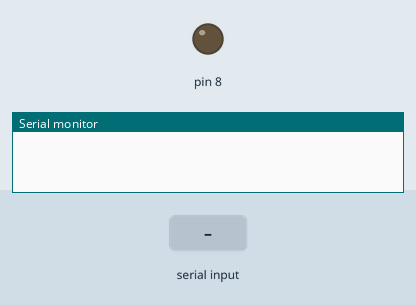
A sketch run on a simulated Arduino Uno, built with avr-gcc and run on an emulated ATmega328P. Shown: output pins drawn as LEDs (lit = HIGH), the last lines printed to the serial monitor. The test bench sets the inputs (shaded band).

Above: at 1.2 s.
1.3 s: "1" received over the second serial link
At 2.1 s:
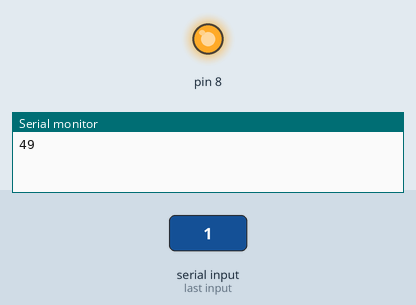
Timing chart, 0 to 4.3 s (numbered marks = the images above; inputs shaded):
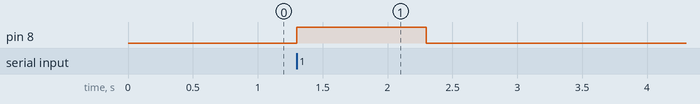

The sketch:

envoi_sms.ino
```cpp
#include <SoftwareSerial.h>

SoftwareSerial gsm(11, 12);
int envoi = 0;

void setup() {
  Serial.begin(9600);
  gsm.begin(9600);
  pinMode(8, OUTPUT);
}

void loop() {
//  if(envoi == 0){
//    sendSms();
//    envoi = 1;
//  }
  if(Serial.available()){
    gsm.print(Serial.read());
  }

  if(gsm.available()){
    Serial.print(gsm.read());
    digitalWrite(8, HIGH);
    delay(1000);
    digitalWrite(8, LOW);
  }
}

void sendSms(){
  gsm.println("AT");
  delay(500);
  gsm.println("AT+CMGF=1");
  delay(500);
  gsm.println("AT+CMGS=\"+237694792879\"");
  delay(500);
  gsm.println("Bonjour le monde!!!");
  delay(100);
  gsm.println(0x1a);
  Serial.println("Message envoye");
  digitalWrite(8, HIGH);
  delay(100);
  digitalWrite(8, LOW);
}
```

Measured:
- after the input at 1.3 s, pin 8: LOW → HIGH at once, → LOW 1.0 s later
